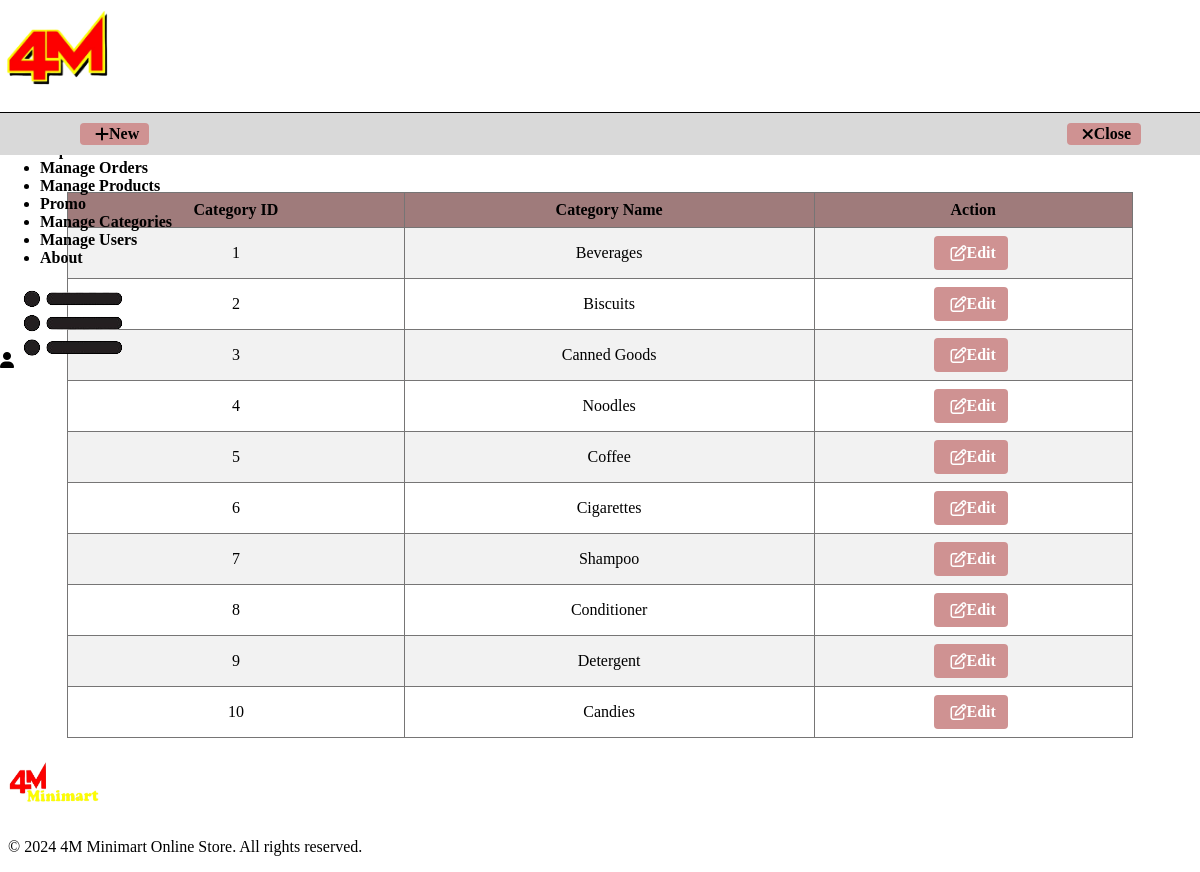
The page /admin/category.php on the database as committed earlier.
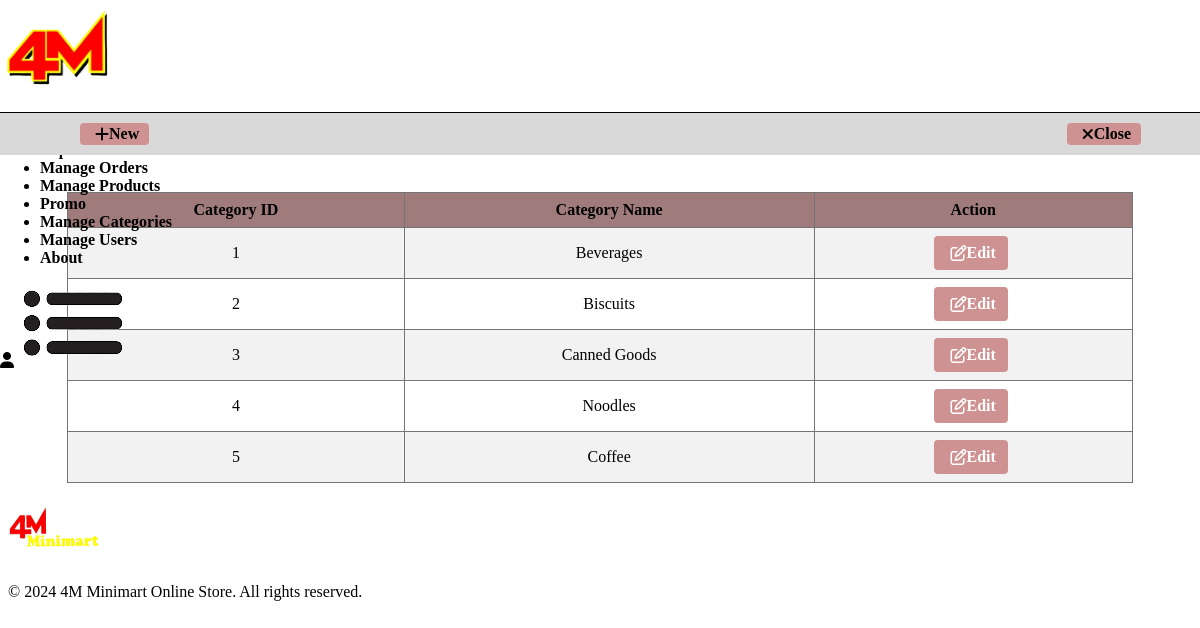
The same page on the database as committed later.
### tables this page shows
CREATE TABLE `category` (
  `category_id` int(11) NOT NULL,
  `category_name` varchar(100) NOT NULL
);

### admin/category.php (the view, shortened to what this page needs)
<?php
require '../DB/db_con.php';
try {
    $sql = "SELECT * FROM category";
    $stmt = $pdo->prepare($sql);
    $stmt->execute();
    $categories = $stmt->fetchAll(PDO::FETCH_ASSOC);
} catch (PDOException $e) {
    die("PDOException: " . $e->getMessage());
} catch (Exception $e) {
    die("Error: " . $e->getMessage());
}
?>
<!DOCTYPE html>
<html lang="en">
<head>
    <link rel="stylesheet" href="https://stackpath.bootstrapcdn.com/font-awesome/4.7.0/css/font-awesome.min.css">
    <link rel="stylesheet" href="../scss/style.scss">
</head>
<body>
    <div class="navbar">
        <div class="logo">
            <a href="http://localhost/E-commerce/admin/admin_dash.php">
                <img src="../images/Logo.png" width="125">
            </a>
        </div>
        <nav id="menuItems">
        <ul>
        <li><a href="http://localhost/E-commerce/admin/admin_dash.php">Dashboards</a></li>
        <li><a href="http://localhost/E-commerce/admin/reports.php">Reports</a></li>
            <li><a href="http://localhost/E-commerce/admin/manage_order.php">Manage Orders</a></li>
            <li><a href="http://localhost/E-commerce/admin/products.php">Manage Products</a></li>
            <li><a href="http://localhost/E-commerce/admin/promo.php">Promo</a></li>
            <li><a href="http://localhost/E-commerce/admin/category.php">Manage Categories</a></li>
            <li><a href="http://localhost/E-commerce/admin/user.php">Manage Users</a></li>
            <li><a href="http://localhost/E-commerce/admin/about.php">About</a></li>
        </ul>
        </nav>
        <div class="setting-sec">
            <a href="http://localhost/E-commerce/Account.php">
            <i class="fa-solid fa-user"></i>
            </a>
        <img src="../images/menu.png" class="menu-icon" onclick="menutoggle()">
        </div>
    </div>
<div class="cat-container">
    <div class= "btn-con">
        <a href="http://localhost/E-commerce/admin/add-cat.php" class="btn-add"> <i class="fa fa-plus"></i>New</a>
        <a href="http://localhost/E-commerce/admin/admin_dash.php"  class="btn-close" ><i class="fa fa-close"></i> Close</a>
    </div>
    <table>
        <tr>
            <th>Category ID</th>
            <th>Category Name</th>
            <th>Action</th>
        </tr>
        <?php foreach ($categories as $category) : ?>
            <tr>
                <td><?php echo $category['category_id']; ?></td>
                <td><?php echo $category['category_name']; ?></td>
                <td><a href="edit-cat.php?category_id=<?php echo $category['category_id']; ?>" class="edit-button"><i class="fa fa-edit"></i>Edit</a></td>
            </tr>
        <?php endforeach; ?>
    </table>
<footer>
    <div class="container">
        <div class="row">
            <div class="footer-col-1">
            <img src="../images/logo2.png" width="100px" height="60px">
            </div>
            <div class="footer-col-2">
            <p>&copy; <?php echo date('Y'); ?> 4M Minimart Online Store. All rights reserved.</p>
            </div>
        </div>
    </div>
</footer>
</html>
</body>

Rows that differ between the two databases and show on the page:
removed category: category_id "6", category_name "Cigarettes"
removed category: category_id "7", category_name "Shampoo"
removed category: category_id "8", category_name "Conditioner"
removed category: category_id "9", category_name "Detergent"
removed category: category_id "10", category_name "Candies"
